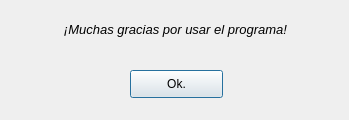
<?xml version="1.0" encoding="UTF-8"?>
<ui version="4.0">
 <class>Exit</class>
 <widget class="QDialog" name="Exit">
  <property name="windowModality">
   <enum>Qt::WindowModal</enum>
  </property>
  <property name="geometry">
   <rect>
    <x>0</x>
    <y>0</y>
    <width>349</width>
    <height>120</height>
   </rect>
  </property>
  <property name="windowTitle">
   <string>Salir</string>
  </property>
  <widget class="QPushButton" name="exitbutton">
   <property name="geometry">
    <rect>
     <x>130</x>
     <y>70</y>
     <width>93</width>
     <height>28</height>
    </rect>
   </property>
   <property name="text">
    <string>Ok.</string>
   </property>
  </widget>
  <widget class="QLabel" name="exitlabel">
   <property name="geometry">
    <rect>
     <x>10</x>
     <y>9</y>
     <width>331</width>
     <height>41</height>
    </rect>
   </property>
   <property name="font">
    <font>
     <pointsize>10</pointsize>
     <italic>true</italic>
    </font>
   </property>
   <property name="layoutDirection">
    <enum>Qt::LeftToRight</enum>
   </property>
   <property name="text">
    <string>¡Muchas gracias por usar el programa!</string>
   </property>
   <property name="textFormat">
    <enum>Qt::RichText</enum>
   </property>
   <property name="alignment">
    <set>Qt::AlignCenter</set>
   </property>
  </widget>
 </widget>
 <resources/>
 <connections/>
</ui>
